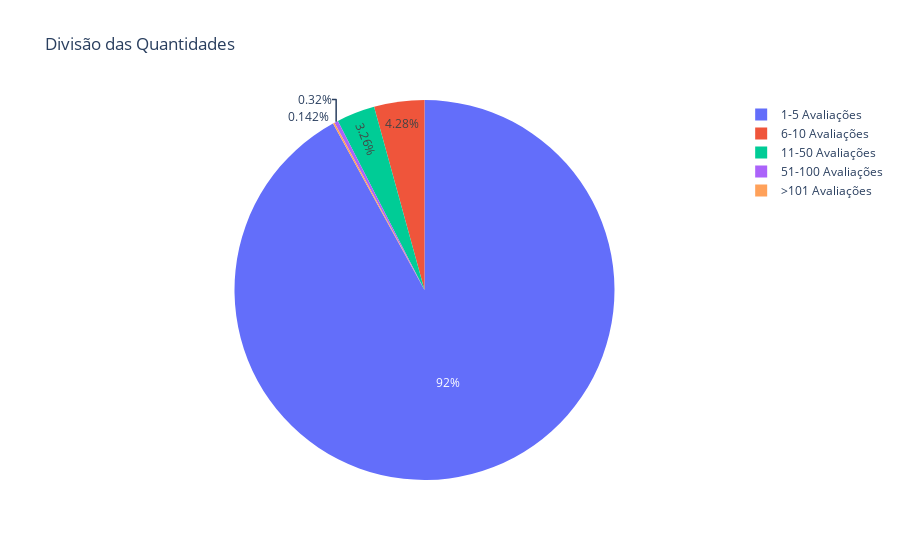

Write notebook code for a chart like this one.
### Code cell
#
# Modelagem de dados
import pandas as pd # Dados
import numpy as np # Matrizes

# Analises graficas
import matplotlib.pyplot as plt
import seaborn as sns
import plotly.express as px
def Classificao_Quantidade( Quantidade ):
  
  '''
    Agrupar a quantidade
  '''

  if int( Quantidade ) <= 5:
    return '1-5 Avaliações'

  elif int( Quantidade) <=10:
    return '6-10 Avaliações'

  elif int(Quantidade) <= 50:
    return '11-50 Avaliações'

  elif int(Quantidade) <= 100:
    return '51-100 Avaliações'

  else:
    return '>101 Avaliações'

# Aplicação
Pizza = Analise['Quantidade'].apply( Classificao_Quantidade ).value_counts( normalize=True )

# Tranformar em um DataFrame
Pizza = pd.DataFrame( Pizza ).reset_index()

# Plot
px.pie(
    # DAdos
    data_frame=Pizza,
    # Paramewtros
    names='Quantidade', values='proportion',
    # Titulo
    title='Divisão das Quantidades'
)

### Figure 1 — Plotly figure (JSON) as saved in the notebook; plotly's stock layout.template omitted (floating-point values rounded to 4 significant figures)
{"data": [{"domain": {"x": [0, 1], "y": [0, 1]}, "hovertemplate": "Quantidade=%{label}<br>proportion=%{value}<extra></extra>", "labels": ["1-5 Avaliações", "6-10 Avaliações", "11-50 Avaliações", "51-100 Avaliações", ">101 Avaliações"], "legendgroup": "", "name": "", "showlegend": true, "type": "pie", "values": [0.92, 0.04278, 0.03259, 0.003201, 0.001416]}], "layout": {"legend": {"tracegroupgap": 0}, "title": {"text": "Divisão das Quantidades"}}}
